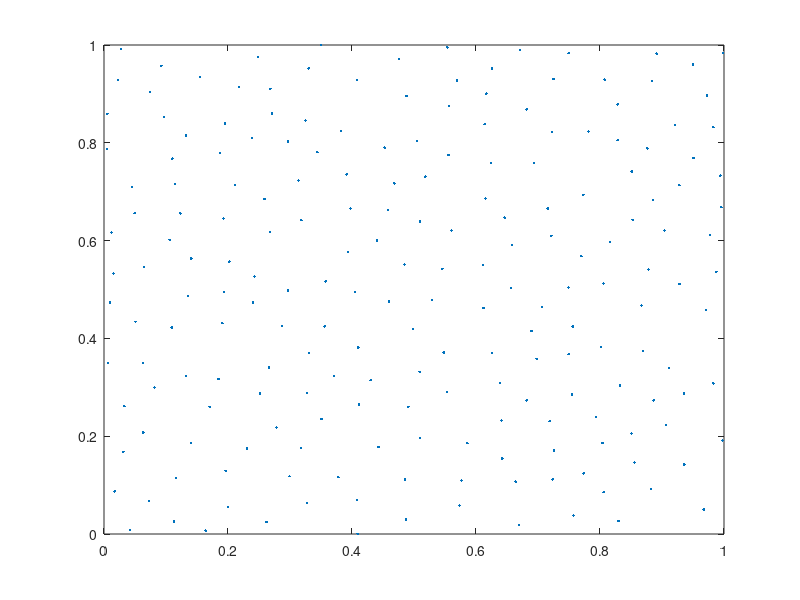
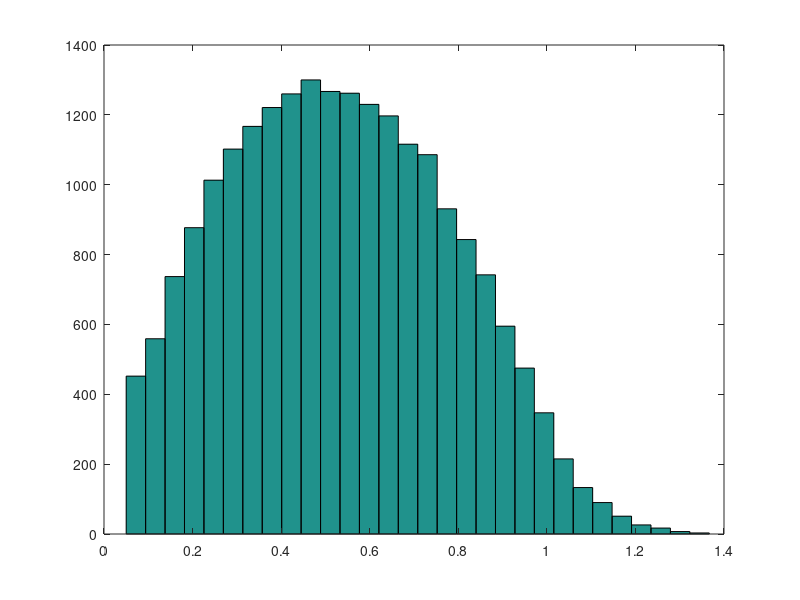
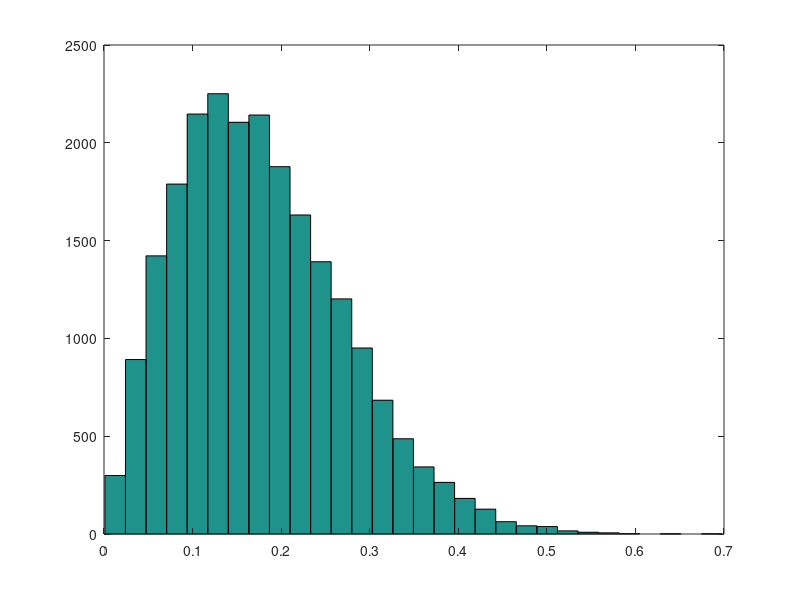

Source code (MATLAB) for these figures, in order:

clear all,
n=1000;
eps=.05;

p=rand(1,2);

for i=1:n-1
  p=cat(1,p,rand(1,2));
  dist=squareform(pdist(p));
  if(sum(dist(end,:)<eps)>=2)
    p(end,:)=[];
  end
end

figure(1),plot(p(:,1),p(:,2),'.')
d=pdist(p);
figure(2),hist(d,30)

% best fit is a rayleigh distribution
% R = raylrnd(B,m,n)
% with B=.14147;

d_test=raylrnd(.14147,1,22366);
figure(3),hist(d_test,30);